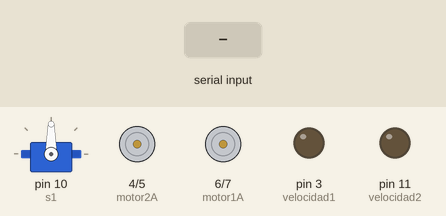
Bench run of a sketch on a simulated Arduino Uno, built with avr-gcc and run on an emulated ATmega328P. Shown: servo, motor-driver pin pairs drawn as motors (green arrow = first pin HIGH = forward, orange = second pin HIGH = backward, longer = more drive), output pins drawn as LEDs (lit = HIGH). Inputs (shaded band) come from the test bench.

Above: at 1.2 s.
1.3 s: "F" received over Serial
At 2.1 s:
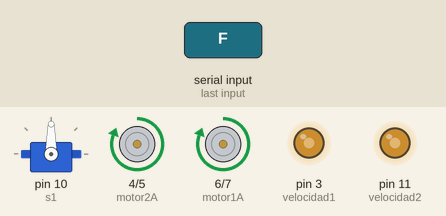
2.8 s: "B" received over Serial
At 3.3 s:
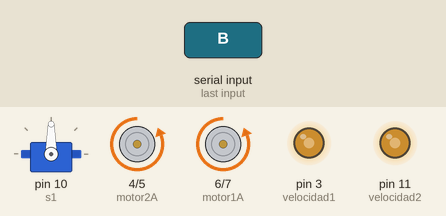
4.3 s: "R" received over Serial
At 5.5 s:
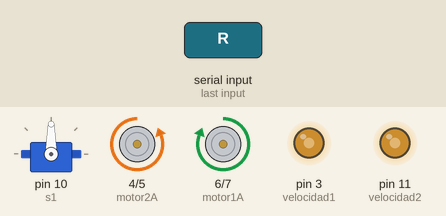
5.8 s: "L" received over Serial
At 6.7 s:
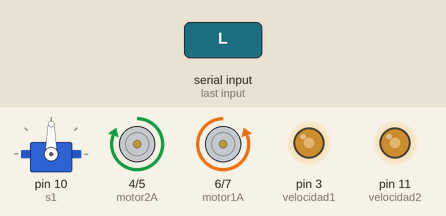
7.3 s: "S" received over Serial
At 7.9 s:
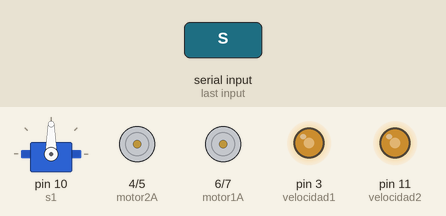
8.8 s: "U" received over Serial
At 10.2 s:
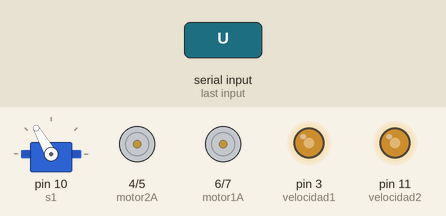
Timing chart, 0 to 11.3 s (numbered marks = the images above; inputs shaded):
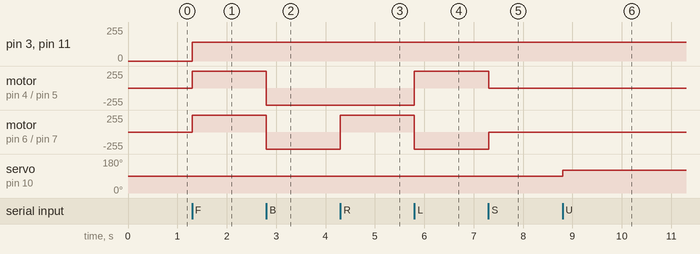

Measured:
- after the input at 1.3 s, pin 3 (velocidad1), pin 11 (velocidad2): 0/255 → 140/255 at once; motor on pin 4 (motor2A) / pin 5 (motor2B), motor on pin 6 (motor1A) / pin 7 (motor1B): stopped → forward 255/255 at once
- after the input at 2.8 s, motor on pin 4 (motor2A) / pin 5 (motor2B), motor on pin 6 (motor1A) / pin 7 (motor1B): forward 255/255 → backward 255/255 at once
- after the input at 4.3 s, motor on pin 6 (motor1A) / pin 7 (motor1B): backward 255/255 → forward 255/255 at once
- after the input at 5.8 s, motor on pin 4 (motor2A) / pin 5 (motor2B): backward 255/255 → forward 255/255 at once; motor on pin 6 (motor1A) / pin 7 (motor1B): forward 255/255 → backward 255/255 at once
- after the input at 7.3 s, motor on pin 4 (motor2A) / pin 5 (motor2B): forward 255/255 → stopped at once; motor on pin 6 (motor1A) / pin 7 (motor1B): backward 255/255 → stopped at once
- after the input at 8.8 s, servo on pin 10 (s1): 90° → 120° at once

The sketch:

14_bluetooth_montacargas.ino
```cpp
#include <Servo.h>
int motor1A=6;
int motor1B=7;
int velocidad1=3;

int motor2A=4;
int motor2B=5;
int velocidad2=11;
char comando;
Servo s1;

void setup() {
  pinMode(motor1A,OUTPUT);
  pinMode(motor1B,OUTPUT);
  pinMode(velocidad1,OUTPUT);
  pinMode(motor2A,OUTPUT);
  pinMode(motor2B,OUTPUT);
  pinMode(velocidad2,OUTPUT);
  s1.attach(10);
  Serial.begin(9600);

}

void loop() {

  if (Serial.available()){
    comando = Serial.read();
  }
  if (comando == 'F'){
    frente();
  }
  if (comando == 'B'){
    reversa();
  }
  if (comando == 'R'){
    giro_derecha();
  }
  if (comando == 'L'){
    giro_izquierda();
  }
  if (comando == 'S'){
    paro();
  }

  if (comando == 'U'){
    subir();
  }
  if (comando == 'D'){
    bajar();
  }

}


void frente(){

  digitalWrite(motor1A,HIGH);
  digitalWrite(motor1B,LOW);
  analogWrite(velocidad1,140);
  digitalWrite(motor2A,HIGH);
  digitalWrite(motor2B,LOW);
  analogWrite(velocidad2,140);
  delay(500);

}


void reversa(){

  digitalWrite(motor1A,LOW);
  digitalWrite(motor1B,HIGH);
  analogWrite(velocidad1,140);
  digitalWrite(motor2A,LOW);
  digitalWrite(motor2B,HIGH);
  analogWrite(velocidad2,140);
  delay(500);

}

void paro(){

  digitalWrite(motor1A,LOW);
  digitalWrite(motor1B,LOW);
  digitalWrite(motor2A,LOW);
  digitalWrite(motor2B,LOW);
  delay(500);

}

void giro_derecha(){

  digitalWrite(motor1A,HIGH);
  digitalWrite(motor1B,LOW);
  analogWrite(velocidad1,140);
  digitalWrite(motor2A,LOW);
  digitalWrite(motor2B,HIGH);
  analogWrite(velocidad2,140);
  delay(500);

}


void giro_izquierda(){

  digitalWrite(motor1A,LOW);
  digitalWrite(motor1B,HIGH);
  analogWrite(velocidad1,140);
  digitalWrite(motor2A,HIGH);
  digitalWrite(motor2B,LOW);
  analogWrite(velocidad2,140);
  delay(500);

}

void subir(){

s1.write(120);
delay(500);

}

void bajar(){

s1.write(180);
delay(500);

}
```
